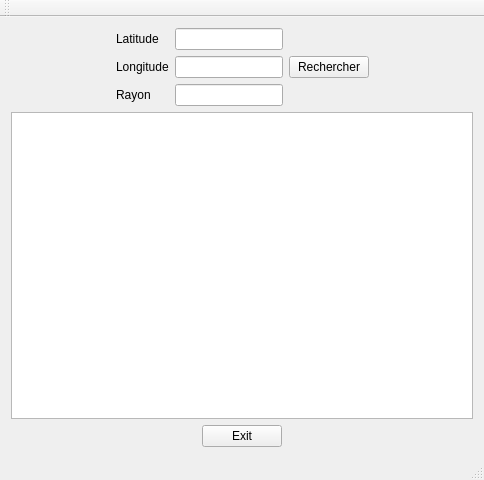
<?xml version="1.0" encoding="UTF-8"?>
<ui version="4.0">
 <class>MainWindow</class>
 <widget class="QMainWindow" name="MainWindow">
  <property name="geometry">
   <rect>
    <x>0</x>
    <y>0</y>
    <width>484</width>
    <height>480</height>
   </rect>
  </property>
  <property name="windowTitle">
   <string>MainWindow</string>
  </property>
  <widget class="QWidget" name="centralWidget">
   <layout class="QHBoxLayout" name="horizontalLayout_3">
    <item>
     <layout class="QVBoxLayout" name="verticalLayout_3">
      <item>
       <layout class="QHBoxLayout" name="horizontalLayout_2">
        <item>
         <spacer name="horizontalSpacer_4">
          <property name="orientation">
           <enum>Qt::Horizontal</enum>
          </property>
          <property name="sizeHint" stdset="0">
           <size>
            <width>40</width>
            <height>20</height>
           </size>
          </property>
         </spacer>
        </item>
        <item>
         <layout class="QVBoxLayout" name="verticalLayout">
          <item>
           <widget class="QLabel" name="labelLatitude">
            <property name="text">
             <string>Latitude</string>
            </property>
           </widget>
          </item>
          <item>
           <widget class="QLabel" name="labelLongitude">
            <property name="text">
             <string>Longitude</string>
            </property>
           </widget>
          </item>
          <item>
           <widget class="QLabel" name="labelRayon">
            <property name="text">
             <string>Rayon</string>
            </property>
           </widget>
          </item>
         </layout>
        </item>
        <item>
         <layout class="QVBoxLayout" name="verticalLayout_2">
          <item>
           <widget class="QLineEdit" name="lineEditLatitude"/>
          </item>
          <item>
           <widget class="QLineEdit" name="lineEditLongitude"/>
          </item>
          <item>
           <widget class="QLineEdit" name="lineEditRayon"/>
          </item>
         </layout>
        </item>
        <item>
         <widget class="QPushButton" name="pushButtonRechercher">
          <property name="text">
           <string>Rechercher</string>
          </property>
         </widget>
        </item>
        <item>
         <spacer name="horizontalSpacer_5">
          <property name="orientation">
           <enum>Qt::Horizontal</enum>
          </property>
          <property name="sizeHint" stdset="0">
           <size>
            <width>40</width>
            <height>20</height>
           </size>
          </property>
         </spacer>
        </item>
       </layout>
      </item>
      <item>
       <widget class="QTextEdit" name="textEdit"/>
      </item>
      <item>
       <layout class="QHBoxLayout" name="horizontalLayout">
        <item>
         <spacer name="horizontalSpacer">
          <property name="orientation">
           <enum>Qt::Horizontal</enum>
          </property>
          <property name="sizeHint" stdset="0">
           <size>
            <width>40</width>
            <height>20</height>
           </size>
          </property>
         </spacer>
        </item>
        <item>
         <widget class="QPushButton" name="pushButton">
          <property name="text">
           <string>Exit</string>
          </property>
         </widget>
        </item>
        <item>
         <spacer name="horizontalSpacer_2">
          <property name="orientation">
           <enum>Qt::Horizontal</enum>
          </property>
          <property name="sizeHint" stdset="0">
           <size>
            <width>40</width>
            <height>20</height>
           </size>
          </property>
         </spacer>
        </item>
       </layout>
      </item>
     </layout>
    </item>
   </layout>
  </widget>
  <widget class="QMenuBar" name="menuBar">
   <property name="geometry">
    <rect>
     <x>0</x>
     <y>0</y>
     <width>484</width>
     <height>22</height>
    </rect>
   </property>
  </widget>
  <widget class="QToolBar" name="mainToolBar">
   <attribute name="toolBarArea">
    <enum>TopToolBarArea</enum>
   </attribute>
   <attribute name="toolBarBreak">
    <bool>false</bool>
   </attribute>
  </widget>
  <widget class="QStatusBar" name="statusBar"/>
 </widget>
 <layoutdefault spacing="6" margin="11"/>
 <resources/>
 <connections/>
</ui>
